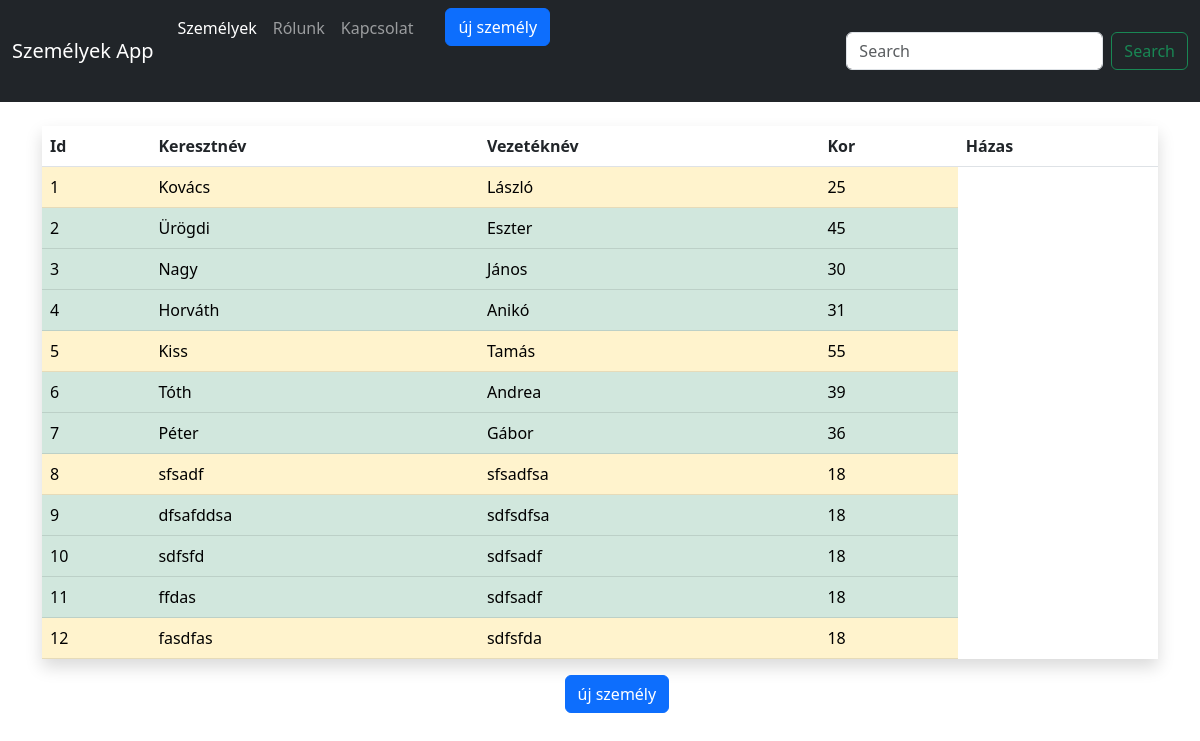
Before: /szemelyek/ with the older database file.
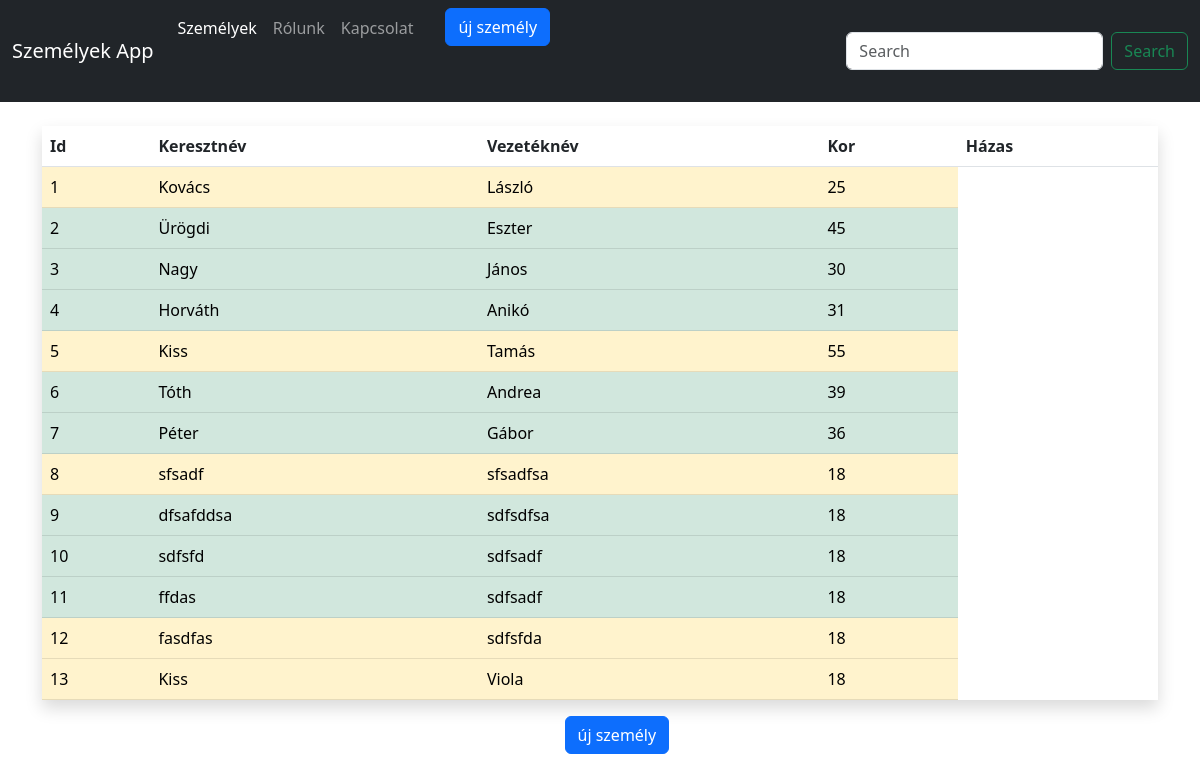
After: the same page with the newer database file.
### Fooldal/models.py (models this page shows, shortened)
class Szemely(models.Model):
    vezeteknev = models.CharField(max_length=100)
    keresztnev = models.CharField(max_length=100)
    eletkor = models.IntegerField()
    hazas = models.BooleanField(default=False)
    elettortenet = models.TextField()
    letrehozva = models.DateField(auto_now_add=True)
    class Meta:
        verbose_name_plural = "Szemelyek"

### Fooldal/views.py (the view)
# urls.py: path('szemelyek/', views.szemelyek, name='szemelyek'),
def szemelyek(request):
    szemelyek = Szemely.objects.all()
    return render(request, 'szemelyek.html', {"szemelyek": szemelyek})

### Fooldal/templates/szemelyek.html
{% extends 'base.html' %}
{% block tartalom %}
<table class="table shadow">
<thead>
    <tr>
        <th>Id</th>
        <th>Keresztnév</th>
        <th>Vezetéknév</th>
        <th>Kor</th>
        <th>Házas</th>
    </tr>
</thead>
<tbody>
    {% for szemely in szemelyek  %}
    {% if szemely.hazas %}
    <tr class="table-success">
        <td>{{ szemely.id }}</td>
        <td>{{ szemely.vezeteknev }}</td>
        <td>{{ szemely.keresztnev }}</td>
        <td>{{ szemely.eletkor }}</td>
    </tr>
    {% else %}
    <tr class="table-warning">
        <td>{{ szemely.id }}</td>
        <td>{{ szemely.vezeteknev }}</td>
        <td>{{ szemely.keresztnev }}</td>
        <td>{{ szemely.eletkor }}</td>
    </tr>
    {% endif %}
    {% endfor %}
</tbody>
</table>
    <div class="row justify-content-center">
        <div class="col-1">
    <input type="button" class="btn btn-primary mb-5" onclick="location.href={% url 'uj-szemely' %}" value="új személy">
    </div></div>
{% endblock tartalom %}

### Fooldal/templates/base.html (shortened to what this page needs)
<!DOCTYPE html>
<html lang="en">
<head>
    <link href="https://cdn.jsdelivr.net/npm/bootstrap@5.3.0-alpha3/dist/css/bootstrap.min.css" rel="stylesheet">
</head>
<body>
    <nav class="navbar navbar-expand-md navbar-dark bg-dark mb-4">
        <div class="container-fluid">
          <a class="navbar-brand" href="{% url 'fooldal' %}">Személyek App</a>
          <div class="collapse navbar-collapse" id="navbarCollapse">
            <ul class="navbar-nav me-auto mb-2 mb-md-0">
              <li class="nav-item">
                <a class="nav-link active" aria-current="page" href="{% url 'szemelyek' %}">Személyek</a>
              </li>
              <li class="nav-item">
                <a class="nav-link" href="{% url 'rolunk' %}">Rólunk</a>
              </li>
              <li class="nav-item">
                <a class="nav-link" href="{% url 'kapcsolat' %}" tabindex="-1" aria-disabled="true">Kapcsolat</a>
              </li>
              {% if request.path == '/szemelyek/' %}
              <li class="nav-item mx-4">
                <input type="button" class="btn btn-primary mb-5" onclick="location.href={% url 'uj-szemely' %}" value="új személy">
              </li>
              {% endif %}
            </ul>
            <form class="d-flex">
              <input class="form-control me-2" type="search" placeholder="Search" aria-label="Search">
              <button class="btn btn-outline-success" type="submit">Search</button>
            </form>
          </div>
        </div>
      </nav>
      <div class="container">
    {% block tartalom %}
    {% endblock tartalom %}
      </div>
</body>
</html>

Changed rows visible on the page:
added Szemely: id "13", vezeteknev "Kiss", keresztnev "Viola", eletkor "18"
